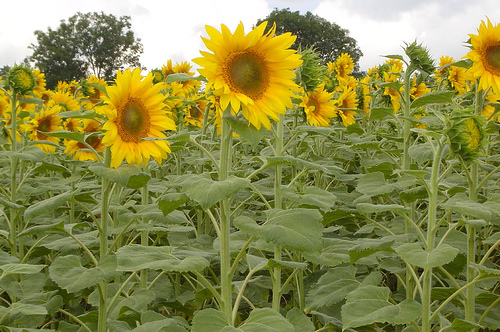
#> input picture img/1.jpg, 500 x 332 px, found by its file name
$ python histogram.py
#> lines starting #> are read from the running program, lines starting #| are printed output that depends on the picture
import matplotlib.pyplot as plt
from PIL import Image
import numpy as np
"""
- Lược đồ histogram là 1 biểu đồ thống kê mô tả tần suất xuất
hiện của mỗi mức xám trong hình ảnh
- Hình ảnh xám là hình ảnh ko có màu sắc, chỉ có mức độ
sáng tương ứng với mỗi độ sáng tối của mỗi pixel
- Lược đồ histogram cho phép chúng ta xem xét phân bố pixel
để hiểu rõ cường độ ánh sáng trong hình ảnh
"""
path = 'D:/khac/nam_3/computer vision/img/1.jpg'
img = Image.open(path)
#> img is the input picture: PIL image 500x332 RGB; mean R, G, B 139.4, 139.2, 74.1
# plt.imshow(img)
# plt.show()

# biến ảnh màu thành trắng đen
imgGray = img.convert('L')
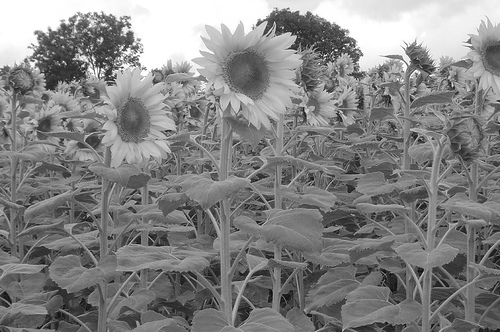
#> imgGray: PIL image 500x332 L; min 1, max 255, mean 131.8
plt.imshow(imgGray, cmap = 'gray')
plt.show()

#biến ảnh trắng đen thành mảng
imgArray = np.array(imgGray)

#tạo 1 hình vẽ mới
# plt.figure(): Tạo một hình (figure) mới. Một hình là nơi chứa tất cả các đối
# tượng đồ thị như đồ thị, biểu đồ, hình ảnh,
plt.figure()
# imgArray.flatten(): biến mảng 2 chiều thành 1 chiều
plt.hist(imgArray.flatten(), bins = 128)
plt.title('Biểu đồ Histogram của ảnh')
plt.xlabel('Giá trị của pixel')
plt.ylabel('Số lượng')
plt.show()
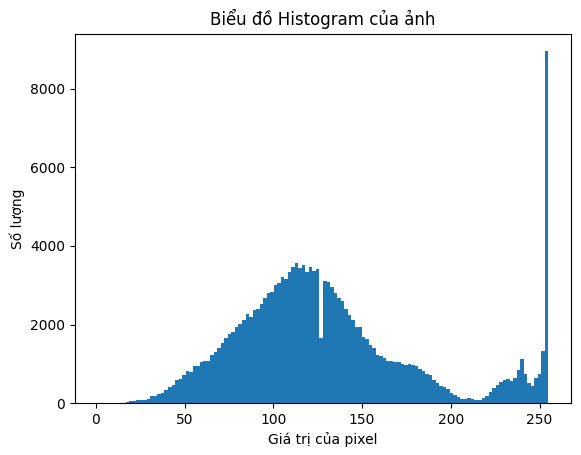
#> figure drawn by matplotlib, 1 panel; tallest bar 8949 high, from x = 253 to 255

$ run again, with img/2.jpg copied over img/1.jpg
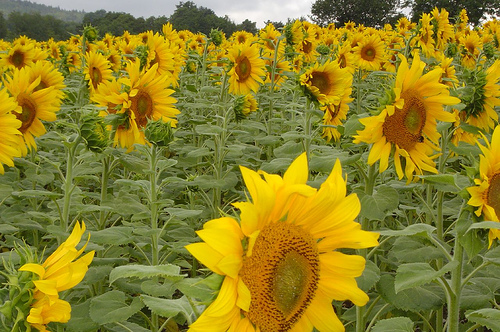
#> input picture img/2.jpg, 500 x 332 px, found by its file name
#> img is the input picture: PIL image 500x332 RGB; mean R, G, B 140.8, 128.7, 37.6
#> `imgGray = img.convert('L')`:
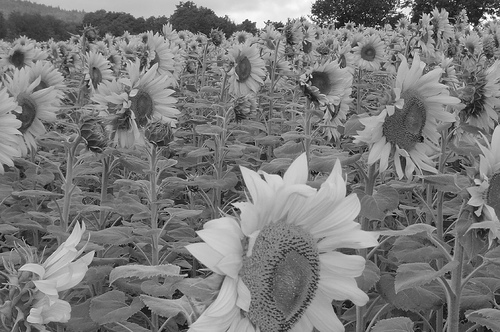
#> imgGray: PIL image 500x332 L; min 1, max 255, mean 121.9
#> `plt.show()`:
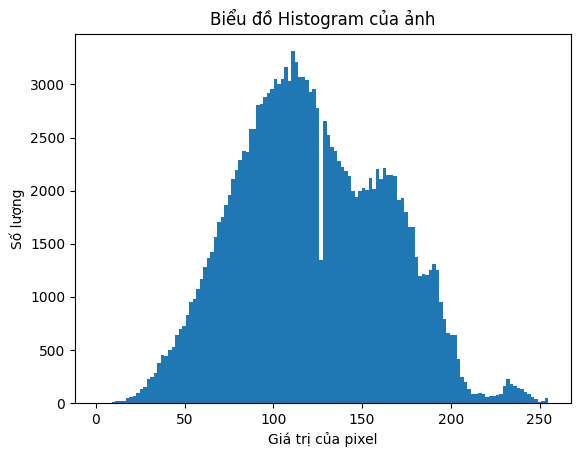
#> figure drawn by matplotlib, 1 panel; tallest bar 3313 high, from x = 110.1 to 112.1

$ run again, with img/3.jpg copied over img/1.jpg
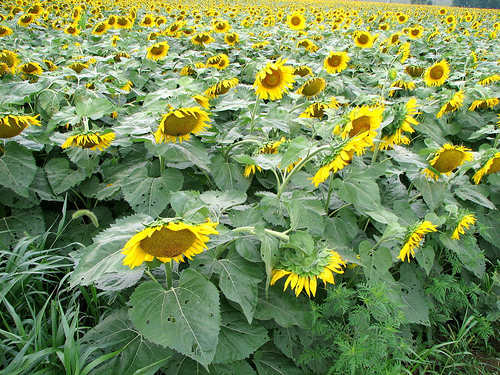
#> input picture img/3.jpg, 500 x 375 px, found by its file name
#> img is the input picture: PIL image 500x375 RGB; mean R, G, B 120, 142.1, 86.8
#> `imgGray = img.convert('L')`:
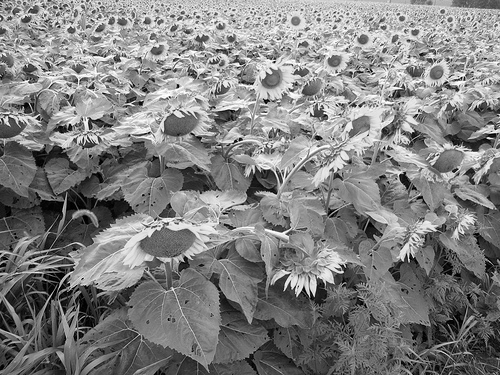
#> imgGray: PIL image 500x375 L; min 0, max 255, mean 129.2
#> `plt.show()`:
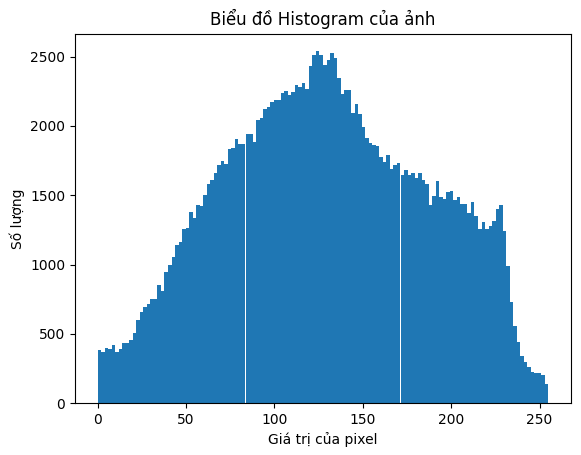
#> figure drawn by matplotlib, 1 panel; tallest bar 2539 high, from x = 123.5 to 125.5
